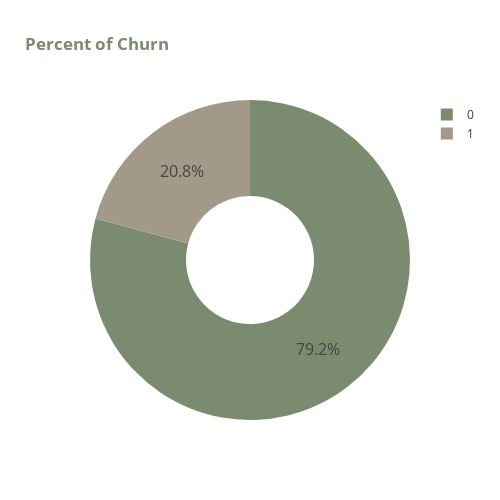

Write notebook code for a chart like this one.
### Code cell
fig = go.Figure(
    go.Pie(labels=['0', '1'], values=df2.Churn.value_counts(), name='Churn'))
fig.update_traces(hole=.4, hoverinfo="label+percent",
                  textfont_size=16, marker={'colors': color_discrete_sequence})
fig.update_layout(height=500, width=500,
                  title_text='<b style="color:#7b8b6f;">Percent of Churn</b>')
fig.show()
#se expone otro tipo de graficos utilizado para observar la distribucion del churn en el conjunto de datos

### Figure 1 — Plotly figure (JSON) as saved in the notebook; plotly's stock layout.template omitted (floating-point values rounded to 4 significant figures)
{"data": [{"hole": 0.4, "hoverinfo": "label+percent", "labels": ["0", "1"], "marker": {"colors": ["#7b8b6f", "#a29988", "#c7b8a1", "#90A5A7", "#a27e7e"]}, "name": "Churn", "textfont": {"size": 16}, "type": "pie", "values": [19756, 5195]}], "layout": {"height": 500, "title": {"text": "<b style=\"color:#7b8b6f;\">Percent of Churn</b>"}, "width": 500}}
